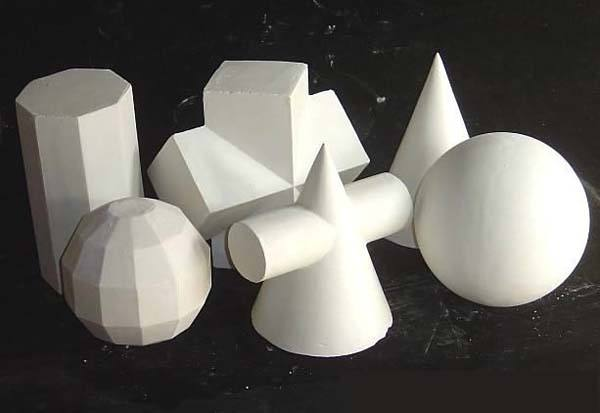
#> input picture Feature Detection and Description/FAST Algorithm for Corner Detection/simple.jpg, 600 x 413 px
$ python FASTDetect.py
#> lines starting #> are read from the running program, lines starting #| are printed output that depends on the picture
# -*- coding:utf-8 -*_
"""
@ author: wuxin
"""

import cv2 as cv
import numpy as np

if __name__ == "__main__":

    img = cv.imread('simple.jpg', 0)
#> img: shape (413, 600); min 0, max 255, mean 99.4

    # Initiate FAST object with default values
    fast = cv.FastFeatureDetector_create()

    # find and draw teh keypoints
    kp = fast.detect(img, None)
#> kp = 1186 keypoints; strongest (x, y, size): (310, 94, 7), (437, 54, 7), (247, 387, 7), (369, 160, 7)
    img2 = cv.drawKeypoints(img, kp, None, color=(255, 0, 0))
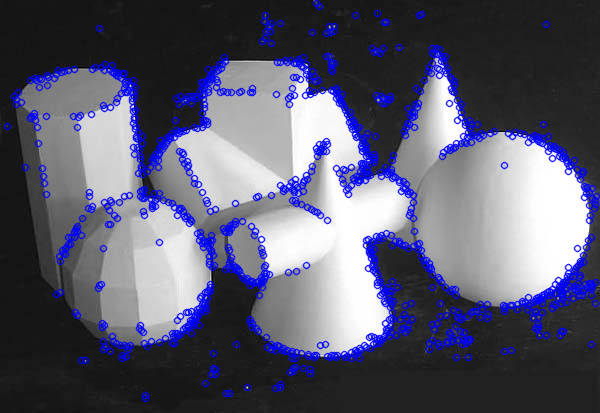
#> img2: shape (413, 600, 3); mean of channels 0, 1, 2 111.7, 90.3, 90.3; drawn as B, G, R

    # Print all default params
    print("Thresold: {}".format(fast.getThreshold()))
    print("nonmaxSuppression: {}".format(fast.getNonmaxSuppression()))
    print("neighborhood: {}".format(fast.getType()))
    print("Total Keypoints with nonmaxSuppression: {}".format(len(kp)))
#| Total Keypoints with nonmaxSuppression: 1186

    cv.imshow('fast_true', img2)

    # Disable nonmaxSuppression
    fast.setNonmaxSuppression(0)
    kp = fast.detect(img, None)
#> kp = 3304 keypoints; strongest (x, y, size): (316, 3, 7), (317, 3, 7), (318, 4, 7), (319, 5, 7)

    print("Total Keypoints without nonmaxSuppression: {}".format(len(kp)))
#| Total Keypoints without nonmaxSuppression: 3304

    img3 = cv.drawKeypoints(img, kp, None, color=(255, 0, 0))
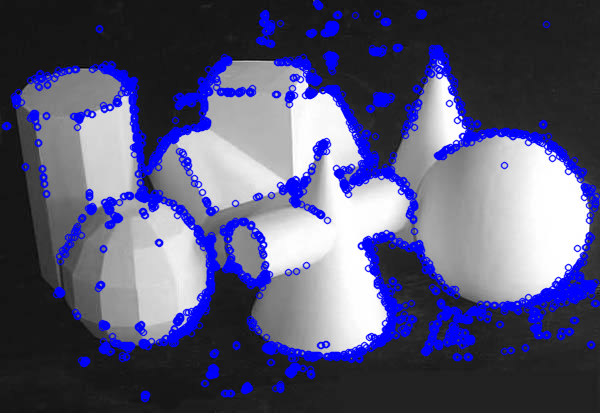
#> img3: shape (413, 600, 3); mean of channels 0, 1, 2 118.2, 86.5, 86.5; drawn as B, G, R

    cv.imshow('fast_false', img3)
    cv.waitKey(0)
    cv.destroyAllWindows()
